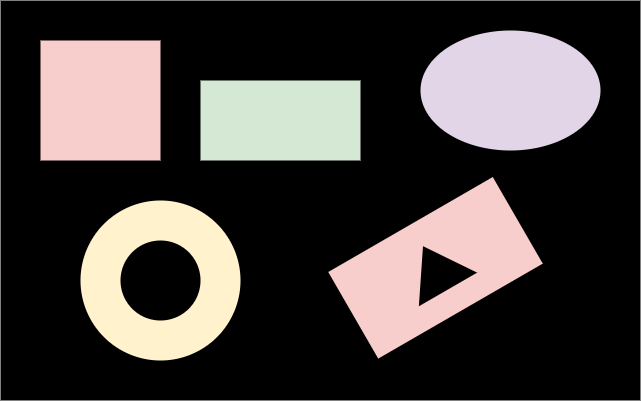
#> input picture xlh-cv-tutorial/2 Grundlagen der Bildverarbeitung/7 Konturen/2 Flächenmaskierung/img/contours.png, 641 x 401 px
$ python masking.py
#> lines starting #> are read from the running program, lines starting #| are printed output that depends on the picture; after the words box and inside, x2 and y2 are one past the last pixel; in counts of white or black regions, pixels touching at a corner belong together
# masking.py
import cv2
import numpy as np

# definiere den Font und die Farbe
font = cv2.FONT_HERSHEY_SIMPLEX
WHITE = (255, 255, 255)
BLACK = (0, 0, 0)
GREEN = (0, 255, 0)

# lade Bild von der Datei in ein NumPy Array
image = cv2.imread('img/contours.png')[4:-4, 4:-4]
white = np.ones(image.shape, dtype="uint8") * 255
black = np.zeros(image.shape, dtype="uint8")
gray = cv2.cvtColor(image, cv2.COLOR_BGR2GRAY)
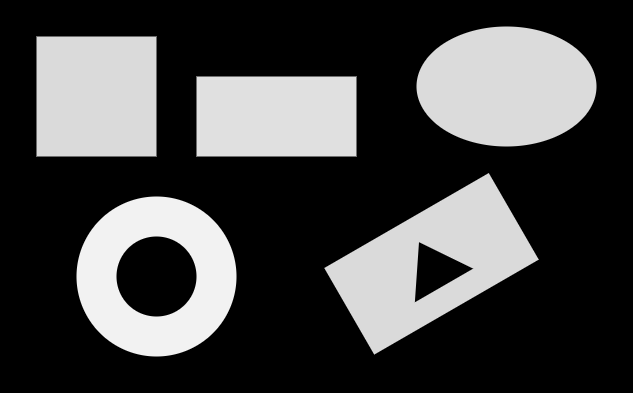
#> gray: shape (393, 633); min 0, max 242, mean 68.9


# finde alle Konturen und zeichne diese in das Bild
cnts, hir = cv2.findContours(gray.copy(), cv2.RETR_LIST, cv2.CHAIN_APPROX_SIMPLE)
#> cnts = 7 contours; box (x1, y1, x2, y2) and area: (76, 196, 237, 357) 20118, (324, 173, 539, 355) 19036, (416, 26, 597, 147) 16984, (36, 36, 157, 157) 14400, (196, 76, 357, 157) 12800, (116, 236, 197, 317) 5016, (414, 242, 473, 302) 1676; hir = [[1, -1, -1, -1], [2, 0, -1, -1], [3, 1, -1, -1], [4, 2, -1, -1], [5, 3, -1, -1], [6, 4, -1, -1], [-1, 5, -1, -1]]
conturs_all = image.copy()
cv2.drawContours(conturs_all, cnts, -1, GREEN, 2)
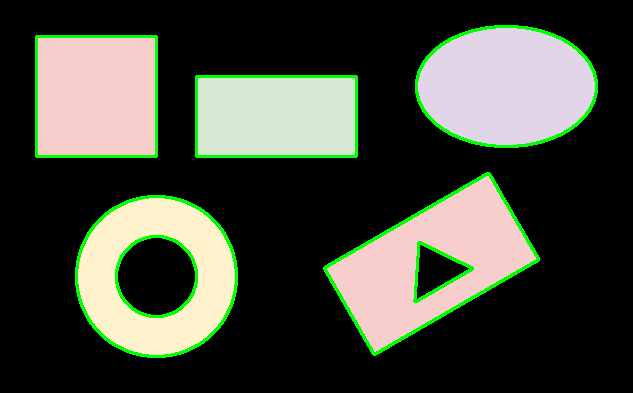
#> conturs_all: shape (393, 633, 3); mean B, G, R 61, 73.2, 68.7

# Maskierung der Konturen
masking = np.zeros(gray.shape, dtype="uint8")  # schwarze Leinwand
cv2.drawContours(masking, cnts, -1, 255, -1)
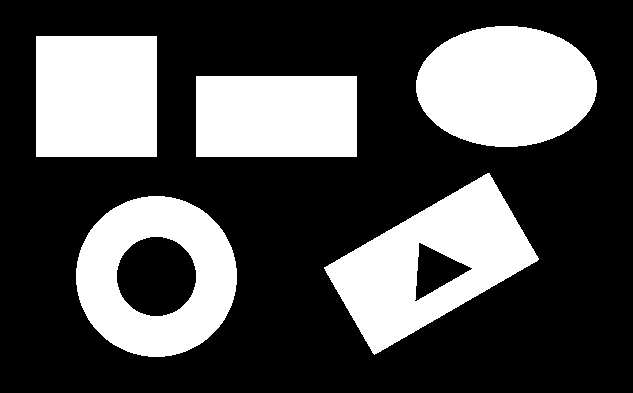
#> masking: shape (393, 633); 31.4% white; 5 white regions, box (x1, y1, x2, y2) and area: (324, 173, 539, 355) 17696, (416, 26, 597, 147) 17201, (76, 196, 237, 357) 15440, (36, 36, 157, 157) 14641, (196, 76, 357, 157) 13041
masked_in = cv2.bitwise_not(black, mask=masking)
#> black: shape (393, 633, 3); every value is 0

# Maskierung des Hintergrundes
masking = np.ones(gray.shape, dtype="uint8")*255  # weisse Leinwand
cv2.drawContours(masking, cnts, -1, 0, -1)
masked_back = cv2.bitwise_not(black, mask=masking)

# Zusammenfassung der Ausganslage und der Bearbeitung
conturs_all = cv2.putText(conturs_all, 'alle Konturen', (25, 25),
                          font, 0.8, WHITE, 2, cv2.LINE_AA)
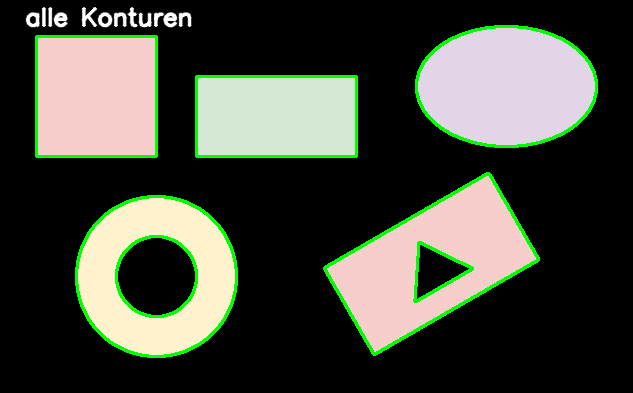
#> conturs_all: shape (393, 633, 3); 0.8% of pixels changed, all inside (x1, y1, x2, y2) = (25, 7, 192, 28)
masked_in = cv2.putText(masked_in, 'Maskierung der Konturen', (25, 25),
                        font, 0.8, WHITE, 2, cv2.LINE_AA)
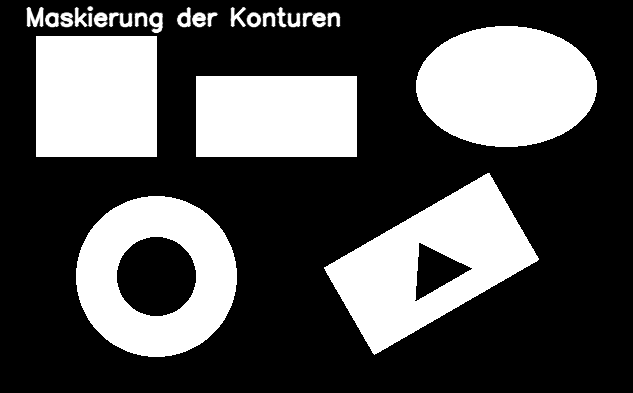
#> masked_in: shape (393, 633, 3); min 0, max 255, mean 82.6
masked_back = cv2.putText(masked_back, 'Maskierung des Hintergrundes', (25, 25),
                          font, 0.8, BLACK, 2, cv2.LINE_AA)
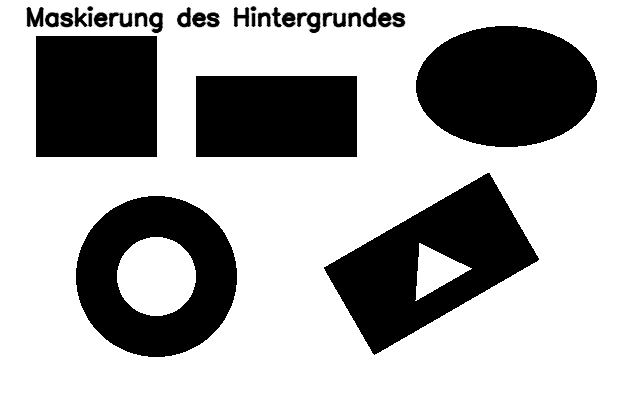
#> masked_back: shape (393, 633, 3); min 0, max 255, mean 171.7
result = np.hstack([conturs_all, masked_in, masked_back])

# schreibe das Bild in eine Datei
cv2.imwrite('img/masking.png', result[0:-2, 0:-2])
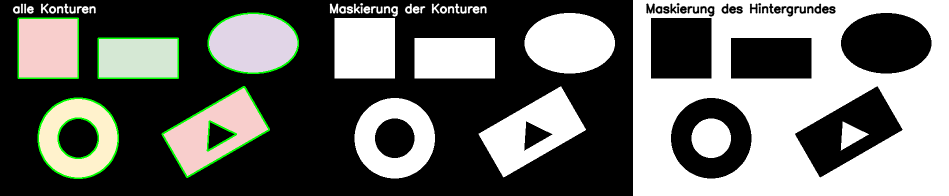
#> saved as masking.png: shape (391, 1897, 3) (shown at 1/2 size); mean B, G, R 105.5, 109.6, 108.1

# Anzeige auf dem Bildschirm
cv2.imshow('Ausgabe', result)
cv2.moveWindow('Ausgabe', 100, 100)
cv2.waitKey(0)
